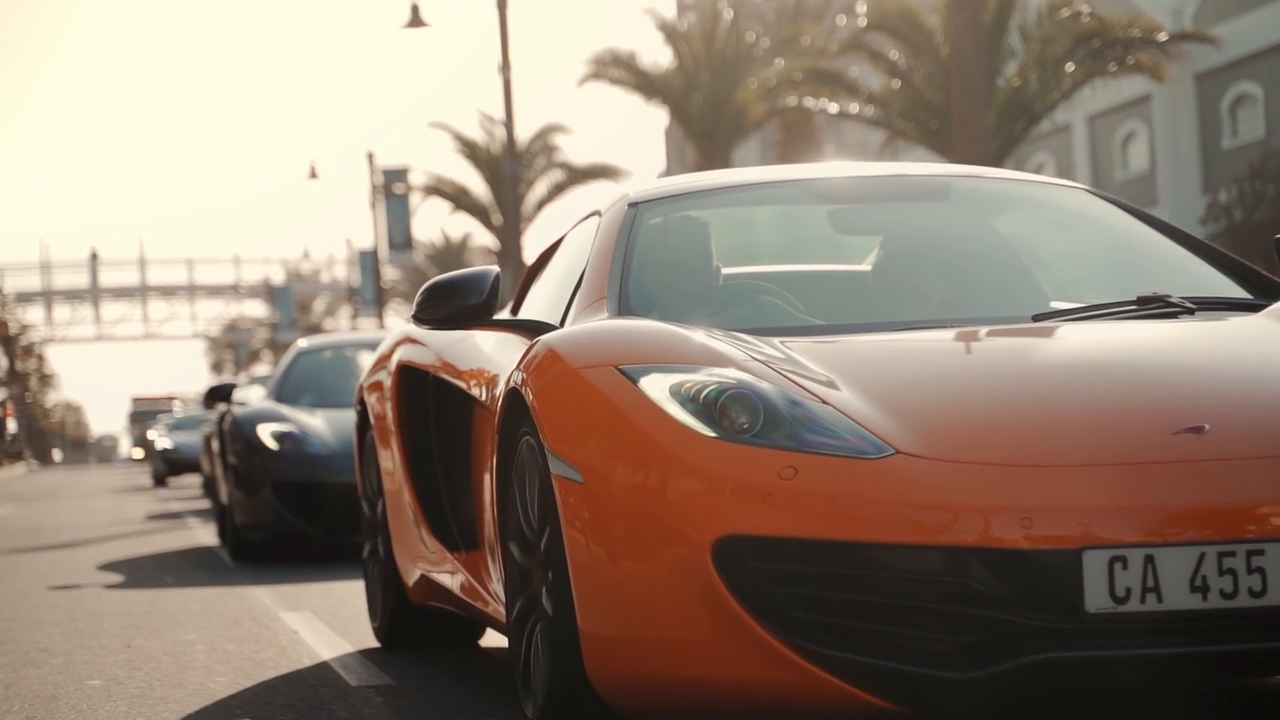
#> input picture frame 49 of data/videos/2.mp4, 1280 x 720 px, given in place of demo.mp4, which was not available
$ python license_plate_contours.py
#> lines starting #> are read from the running program, lines starting #| are printed output that depends on the picture; after the words box and inside, x2 and y2 are one past the last pixel; in counts of white or black regions, pixels touching at a corner belong together; pictures that were not available may be replaced by others from this repository, and a replacement may not be noted
"""Detect license plates in a video using only edges and contour geometry.

A contour counts as a plate if it has four corners, a wide aspect ratio and a
plausible area. Press 'q' to quit.
"""

from pathlib import Path

import cv2 as cv

VIDEOS = Path(__file__).resolve().parents[2] / "data" / "videos"

FRAME_SIZE = (640, 480)
LOW_THRESHOLD = 100
HIGH_THRESHOLD = 210
ASPECT_RATIO_RANGE = (3, 5)
AREA_RANGE = (1000, 3000)
BOX_SCALE = 1.5  # enlarge the drawn box so it covers the whole plate


def is_license_plate(contour):
    """Return True if the contour looks like a license plate."""
    perimeter = cv.arcLength(contour, True)
    corners = cv.approxPolyDP(contour, 0.02 * perimeter, True)
    if len(corners) != 4:
        return False

    _, _, w, h = cv.boundingRect(contour)
    aspect_ratio = w / float(h)
    area = cv.contourArea(contour)

    return (
        ASPECT_RATIO_RANGE[0] < aspect_ratio < ASPECT_RATIO_RANGE[1]
        and AREA_RANGE[0] < area < AREA_RANGE[1]
    )


def main():
    cap = cv.VideoCapture(str(VIDEOS / "demo.mp4"))
    if not cap.isOpened():
        raise SystemExit("Video not found: data/videos/demo.mp4")

    while True:
        success, frame = cap.read()
#> frame is the input picture: shape (720, 1280, 3); mean B, G, R 115.3, 129.7, 145.8
        if not success:
            break

        frame = cv.resize(frame, FRAME_SIZE)
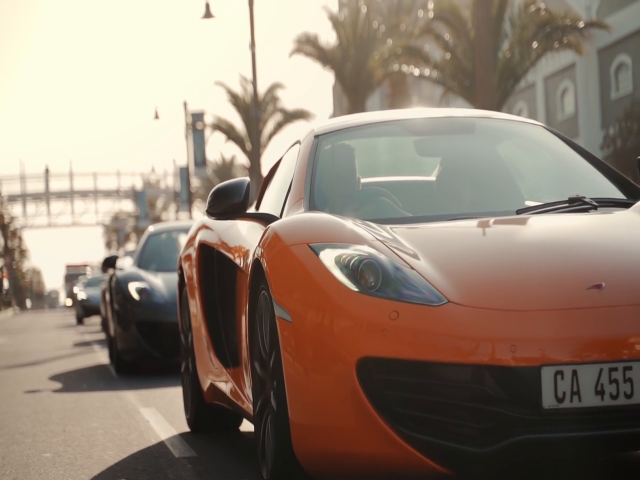
#> frame: shape (480, 640, 3); mean B, G, R 115.3, 129.7, 145.8
        gray = cv.cvtColor(frame, cv.COLOR_BGR2GRAY)
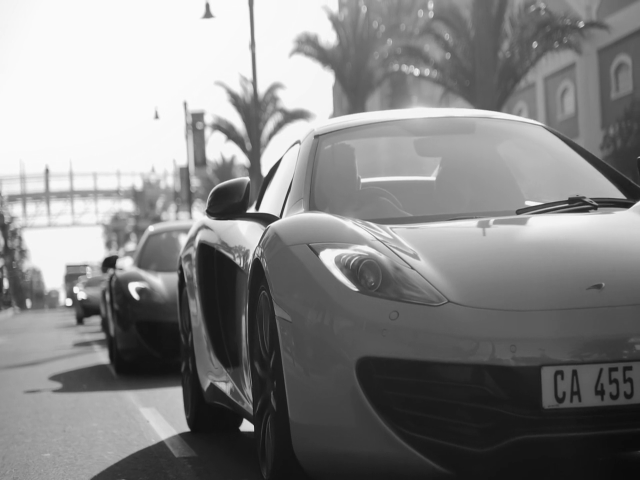
#> gray: shape (480, 640); min 11, max 251, mean 132.8
        blurred = cv.GaussianBlur(gray, (5, 5), 1)
        edges = cv.Canny(blurred, LOW_THRESHOLD, HIGH_THRESHOLD)
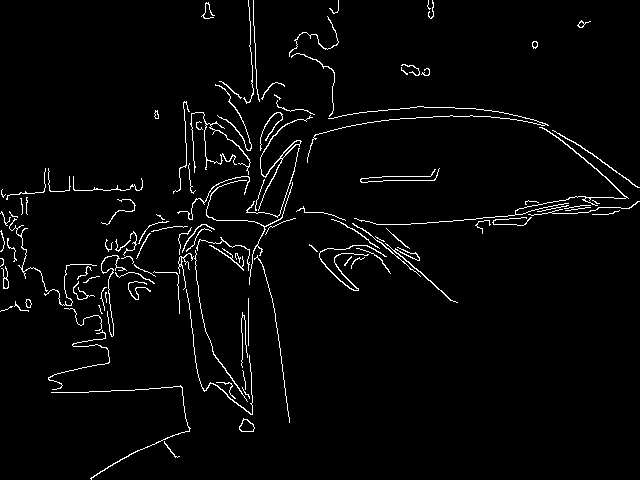
#> edges: shape (480, 640); 2.9% white in thin lines or dots

        contours, _ = cv.findContours(edges, cv.RETR_LIST, cv.CHAIN_APPROX_SIMPLE)
#> contours = 120 contours, 86 with area under 20; largest, box (x1, y1, x2, y2) and area: (258, 115, 313, 211) 149, (239, 418, 255, 432) 136, (239, 419, 255, 432) 122, (354, 127, 629, 225) 82, (319, 245, 387, 291) 72
        for contour in contours:
            if not is_license_plate(contour):
                continue

            x, y, w, h = cv.boundingRect(contour)
            new_w, new_h = int(w * BOX_SCALE), int(h * BOX_SCALE)
            new_x = x - (new_w - w) // 2
            new_y = y - (new_h - h) // 2
            cv.rectangle(frame, (new_x, new_y), (new_x + new_w, new_y + new_h), (0, 255, 0), 3)
#> this loop made 120 passes
#> perimeter in is_license_plate on passes 1, 2, 3, 4, 5, 6, 8, 10, 11, 12, 13, 14: 50.18, 44.04, 47.8, 30.14, 600.4, 72.18, 402.7, 155.1, 28.14, 20.49, 42.38, 22.14
#> (perimeter in is_license_plate, corners in is_license_plate) on passes 16, 36, 51, 54, 59: (94, [[248, 298], [248, 345]]), (368.2, [[257, 255], [289, 422]]), (62.18, [[150, 233], [143, 242], [136, 258]]), (62.57, [[386, 228], [409, 248]]), (180.5, [[352, 223], [420, 276]])

        cv.imshow("License plates", frame)
        cv.imshow("Canny edges", edges)
        if cv.waitKey(15) & 0xFF == ord("q"):
#> (key q is pressed here)
            break

    cap.release()
    cv.destroyAllWindows()


if __name__ == "__main__":
    main()

$ run again, starting later in the video
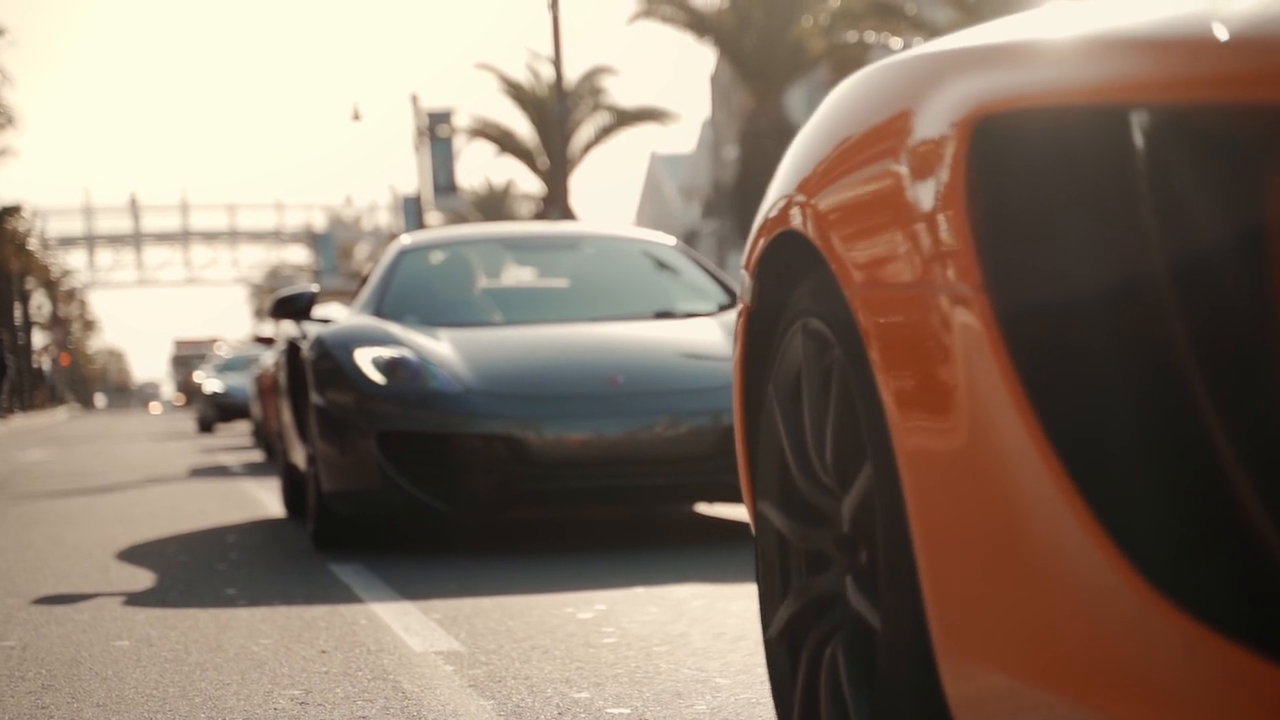
#> input picture frame 223 of data/videos/2.mp4, 1280 x 720 px, given in place of demo.mp4, which was not available
#> in main, frame is the input picture: shape (720, 1280, 3); mean B, G, R 105.9, 120.1, 136.3
#> frame: shape (480, 640, 3)
#> in main, `gray = cv.cvtColor(frame, cv.COLOR_BGR2GRAY)`:
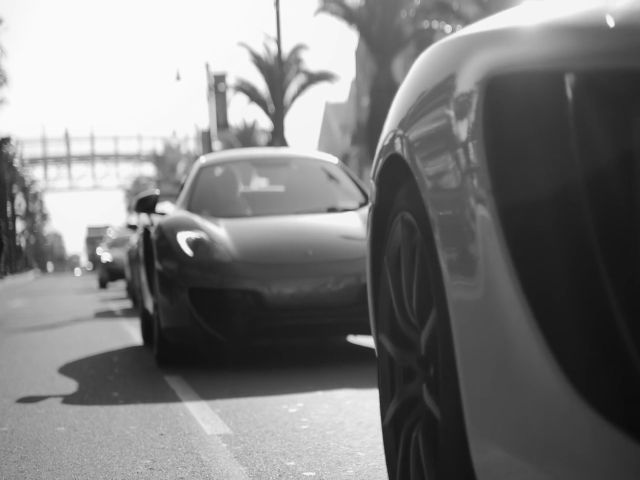
#> gray: shape (480, 640); min 10, max 251, mean 123.3
#> in main, `edges = cv.Canny(blurred, LOW_THRESHOLD, HIGH_THRESHOLD)`:
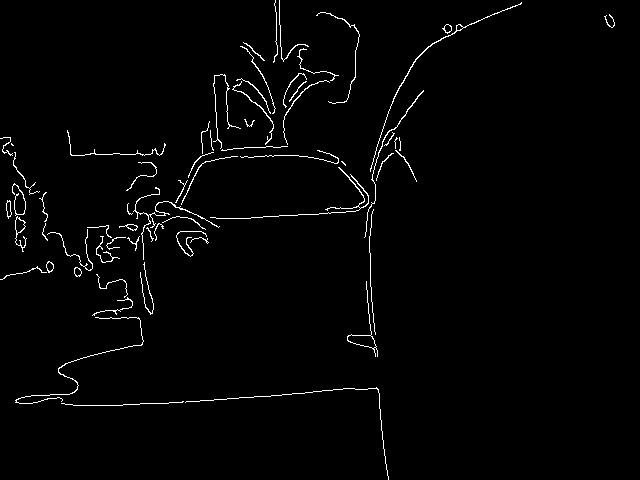
#> edges: shape (480, 640); 1.8% white in thin lines or dots
#> contours = 74 contours, 49 with area under 20; largest, box (x1, y1, x2, y2) and area: (347, 281, 378, 357) 256, (347, 334, 377, 349) 250, (15, 216, 27, 252) 119, (15, 217, 26, 234) 100, (370, 2, 522, 172) 98
#> the loop in main, `for contour in contours:` made 74 passes
#> perimeter in is_license_plate on passes 3 to 10: 73.7, 646.7, 144, 225.2, 133.4, 24.97, 28.14, 108.7

$ run again, starting later in the video
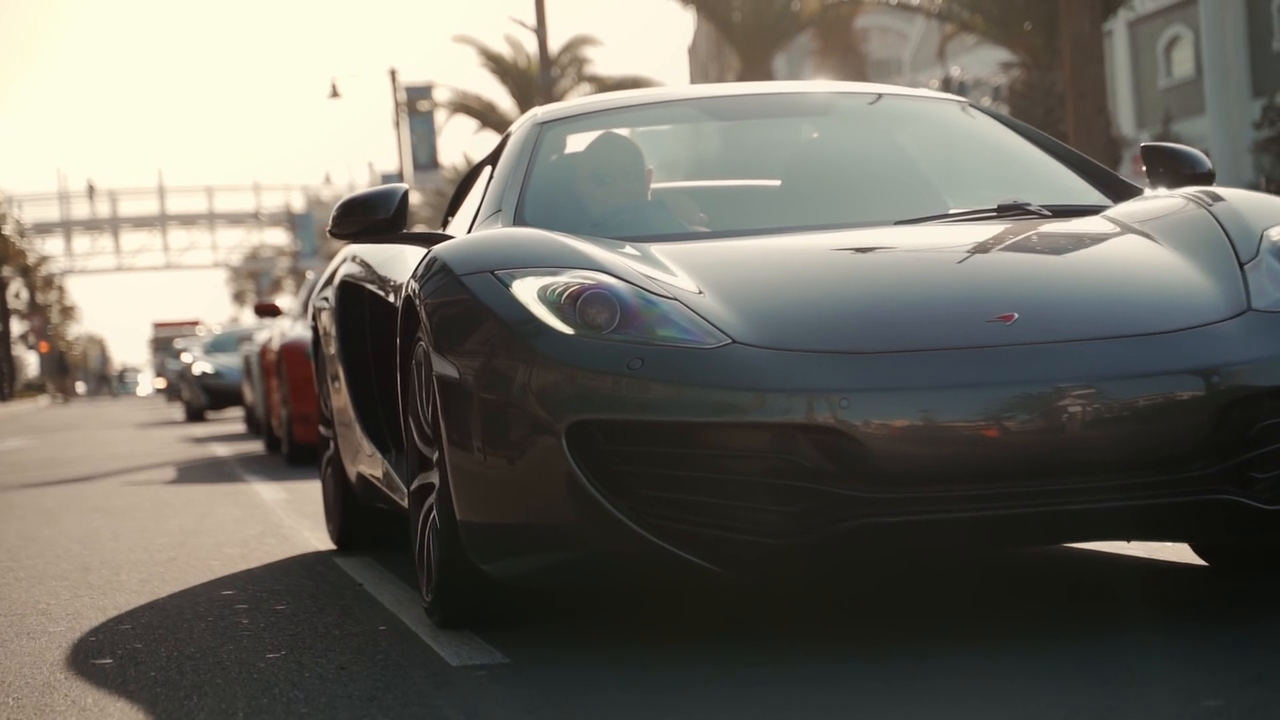
#> input picture frame 397 of data/videos/2.mp4, 1280 x 720 px, given in place of demo.mp4, which was not available
#> in main, frame is the input picture: shape (720, 1280, 3); mean B, G, R 99.9, 108.1, 111.2
#> frame: shape (480, 640, 3)
#> in main, `gray = cv.cvtColor(frame, cv.COLOR_BGR2GRAY)`:
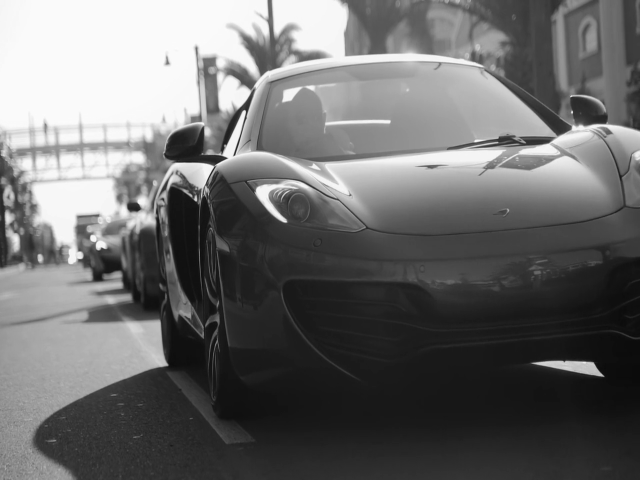
#> gray: shape (480, 640); min 11, max 252, mean 108.1
#> in main, `edges = cv.Canny(blurred, LOW_THRESHOLD, HIGH_THRESHOLD)`:
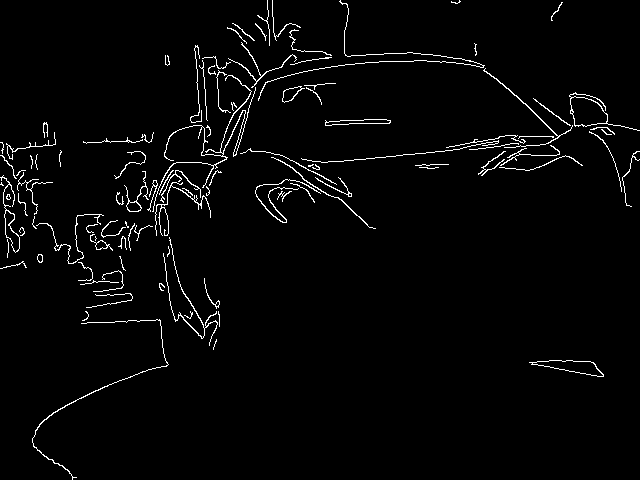
#> edges: shape (480, 640); 2.6% white in thin lines or dots
#> contours = 117 contours, 84 with area under 20; largest, box (x1, y1, x2, y2) and area: (569, 92, 640, 131) 833, (570, 96, 608, 127) 792, (529, 360, 604, 377) 586, (532, 360, 604, 377) 573, (0, 175, 20, 253) 326
#> the loop in main, `for contour in contours:` made 117 passes
#> perimeter in is_license_plate on passes 3 to 10: 22.49, 738.4, 30.83, 32.38, 28.97, 14.49, 186.9, 32.38
